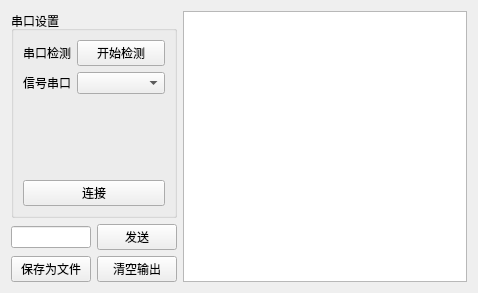
                     <widget class="QWidget" name="serial">
                      <property name="minimumSize">
                       <size>
                        <width>110</width>
                        <height>110</height>
                       </size>
                      </property>
                      <property name="layoutDirection">
                       <enum>Qt::LeftToRight</enum>
                      </property>
                      <property name="styleSheet">
                       <string notr="true"/>
                      </property>
                      <layout class="QHBoxLayout" name="horizontalLayout_6" stretch="1,2">
                       <item>
                        <layout class="QVBoxLayout" name="verticalLayout_21" stretch="7,0,1">
                         <item>
                          <widget class="QGroupBox" name="groupBox">
                           <property name="sizePolicy">
                            <sizepolicy hsizetype="Preferred" vsizetype="Preferred">
                             <horstretch>0</horstretch>
                             <verstretch>0</verstretch>
                            </sizepolicy>
                           </property>
                           <property name="title">
                            <string>串口设置</string>
                           </property>
                           <layout class="QFormLayout" name="formLayout">
                            <item row="0" column="0">
                             <widget class="QLabel" name="label_2">
                              <property name="text">
                               <string>串口检测</string>
                              </property>
                             </widget>
                            </item>
                            <item row="0" column="1">
                             <widget class="QPushButton" name="CheckButton">
                              <property name="text">
                               <string>开始检测</string>
                              </property>
                             </widget>
                            </item>
                            <item row="1" column="0">
                             <widget class="QLabel" name="label_5">
                              <property name="text">
                               <string>&lt;html&gt;&lt;head/&gt;&lt;body&gt;&lt;p align=&quot;center&quot;&gt;信号串口&lt;/p&gt;&lt;/body&gt;&lt;/html&gt;</string>
                              </property>
                             </widget>
                            </item>
                            <item row="1" column="1">
                             <widget class="QComboBox" name="serialComboBox"/>
                            </item>
                            <item row="2" column="0" colspan="2">
                             <widget class="QLabel" name="statues">
                              <property name="text">
                               <string>&lt;html&gt;&lt;head/&gt;&lt;body&gt;&lt;p align=&quot;center&quot;&gt;&lt;span style=&quot; color:#ff0000;&quot;&gt;&lt;br/&gt;&lt;/span&gt;&lt;/p&gt;&lt;/body&gt;&lt;/html&gt;</string>
                              </property>
                              <property name="textFormat">
                               <enum>Qt::AutoText</enum>
                              </property>
                             </widget>
                            </item>
                            <item row="4" column="0" colspan="2">
                             <widget class="QPushButton" name="connectButton">
                              <property name="text">
                               <string>连接</string>
                              </property>
                             </widget>
                            </item>
                            <item row="3" column="0">
                             <spacer name="verticalSpacer">
                              <property name="orientation">
                               <enum>Qt::Vertical</enum>
                              </property>
                              <property name="sizeHint" stdset="0">
                               <size>
                                <width>20</width>
                                <height>40</height>
                               </size>
                              </property>
                             </spacer>
                            </item>
                           </layout>
                          </widget>
                         </item>
                         <item>
                          <layout class="QHBoxLayout" name="horizontalLayout_7">
                           <item>
                            <widget class="QLineEdit" name="sendEdit"/>
                           </item>
                           <item>
                            <widget class="QPushButton" name="sendButton">
                             <property name="text">
                              <string>发送</string>
                             </property>
                            </widget>
                           </item>
                          </layout>
                         </item>
                         <item>
                          <layout class="QHBoxLayout" name="horizontalLayout_8">
                           <item>
                            <widget class="QPushButton" name="saveButton">
                             <property name="text">
                              <string>保存为文件</string>
                             </property>
                            </widget>
                           </item>
                           <item>
                            <widget class="QPushButton" name="clearButton">
                             <property name="text">
                              <string>清空输出</string>
                             </property>
                            </widget>
                           </item>
                          </layout>
                         </item>
                        </layout>
                       </item>
                       <item>
                        <widget class="QTextBrowser" name="tb"/>
                       </item>
                      </layout>
                     </widget>
